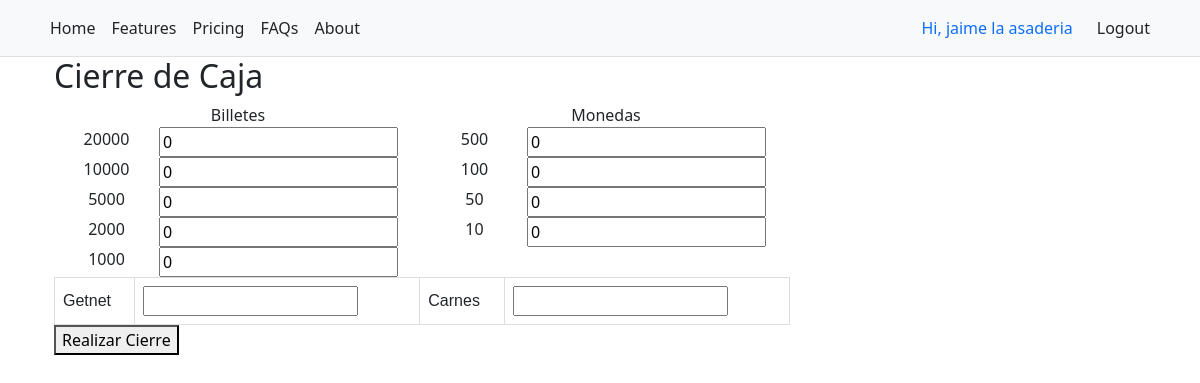
Screenshot of /drawers/close/1 (signed in) with the database file from the repository.
### management/models.py (models this page shows, shortened)
class Company(models.Model):
    name = models.CharField(max_length=30)
    address = models.CharField(max_length=200, null=True)
    manager = models.ForeignKey(User, on_delete=models.DO_NOTHING, null=False)

class Denomination(models.Model):
    value = models.DecimalField(max_digits=5, decimal_places=0)
    name = models.CharField(max_length=10, null=True, blank=True)
    currency = models.CharField(max_length=3, default='CLP')
    type =  models.CharField(
        max_length = 4,
        choices = DENOMINATION_TYPE
    )
    displayOrder = models.IntegerField()

### management/views.py (the view)
# urls.py: path('drawers/close/<int:drawerId>', views.drawer_close, name='drawer_close'),
@login_required
def drawer_close(request, drawerId):
    context = {}
    form = DrawerClosingForm(request.POST or None, initial={'drawer': drawerId})
    if form.is_valid():
        drawer = Drawer.objects.get(id=drawerId)
        drawer.status = 'Closed'
        drawer.save()
        form.save()
        return HttpResponseRedirect(reverse('venue_details', kwargs={'id': drawer.venue.id}))
    else:
        context['form'] = form
        return render(request, 'drawers/close.html', context)

### management/forms.py (called while the page is built)
	def get_bills(self):
		for field_name in self.fields:
			print(field_name)
			if field_name.startswith('bill_'):
				yield self[field_name]

	def get_coins(self):
		for field_name in self.fields:
			print(field_name)
			if field_name.startswith('coin_'):
				yield self[field_name]

### templates/drawers/close.html (shortened to what this page needs)
{% extends 'content.html' %}
{% block child %}
<h2>Cierre de Caja</h2>
<div class="content col-8">
<form method="post">
    <div class="container text-center">
      <div class="row align-items-start">
        <div class="col">
        <div class="container text-center">
          <div class="row align-items-start">
            <div class="col">
              Billetes
            </div>
          </div>
          {% for field in form.get_bills %}
          <div class="row align-items-start">
            <div class="col">{{field.label}}</div>
            <div class="col">
              {{field}} {{field.errors}}
            </div>
          </div>
          {% endfor %}
        </div>
        </div>
        <div class="col">
    <div class="container text-center">
      <div class="row align-items-start">
        <div class="col">
          Monedas
        </div>
      </div>
      {% for field in form.get_coins %}
      <div class="row align-items-start">
        <div class="col">{{field.label}}</div>
        <div class="col">
          {{field}} {{field.errors}}
        </div>
      </div>
      {% endfor %}
    </div>
  </div>
      </div>
    </div>
    <table>
        <tr>
            <td>{{form.getnet.label}}</td>
            <td>{{form.getnet}}</td>
            <td>{{form.carnes.label}}</td>
            <td>{{form.carnes}}</td>
        </tr>
    </table>
  <button type="submit">Realizar Cierre</button>
</form>
</div>
{% endblock %}

### templates/content.html
{% extends 'base.html' %}
{% block menu %}
{% include 'menu.html' %}
{% endblock %}
{% block content %}
<main class="d-flex flex-nowrap container">
    <div class="content col-12">
        <div class="container-fluid" style="padding-right: 0;">
        {% block child %}
        {% endblock%}
        </div>
    </div>
</main>
{% endblock %}

### templates/base.html (shortened to what this page needs)
<!DOCTYPE html>
<html>
<head>
  <link href="https://cdn.jsdelivr.net/npm/bootstrap@5.2.0/dist/css/bootstrap.min.css" rel="stylesheet">
</head>
<body>
  {% block menu %}
  {% endblock %}
  {% block content %}
  {% endblock %}
</body>
</html>

### templates/menu.html
<header class="">
  <nav class="py-2 bg-light border-bottom">
      <div class="container d-flex flex-wrap">
          <ul class="nav me-auto">
            <li class="nav-item"><a href="{% url 'dashboard' %}" class="nav-link link-dark px-2 active" aria-current="page">Home</a></li>
            <li class="nav-item"><a href="#" class="nav-link link-dark px-2">Features</a></li>
            <li class="nav-item"><a href="#" class="nav-link link-dark px-2">Pricing</a></li>
            <li class="nav-item"><a href="#" class="nav-link link-dark px-2">FAQs</a></li>
            <li class="nav-item"><a href="#" class="nav-link link-dark px-2">About</a></li>
          </ul>
          <ul class="nav">
            {% if user.is_authenticated %}
              <li class="nav-item"><a class="nav-link" href="#">Hi, {{user.username}}
                {% if user.company_set.all.count > 1 %}
                <select>
                {% for company in user.company_set.all %}
                  <option>{{company.name}}</option>
                {% endfor %}
                </select>
                {% else %}
                {{user.company_set.first.name}}
                {% endif %} </a></li>
              <li class="nav-item"><a href="{% url 'logout' %}" class="nav-link link-dark px-2">Logout</a></li>
            {% else %}
              <li class="nav-item"><a href="{% url 'login' %}" class="nav-link link-dark px-2">Login</a></li>
            {% endif %}
          </ul>
        </div>
  </nav>
</header>

### templates/drawers/close.html (style rules this page uses)
table { font-family: arial, sans-serif; border-collapse: collapse; width: 100%; }
td, th { border: 1px solid #dddddd; text-align: left; padding: 8px; }

### rows the page displays
Denomination: label "20000"
Denomination: label "10000"
Denomination: label "5000"
Denomination: label "2000"
Denomination: label "1000"
Denomination: label "500"
Denomination: label "100"
Denomination: label "50"
Denomination: label "10"

### other values shown
{{ user.username }} "jaime"
{{ user.company_set.first.name }} "la asaderia"
